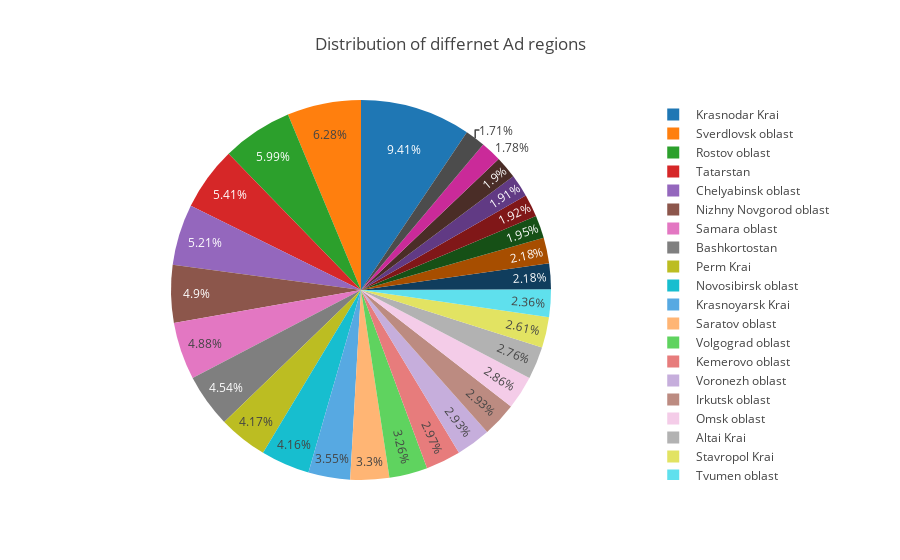

Notebook cell for this chart:
### Markdown cell above
## <a id='dodar'>5.3 Distribution of differnet Ad regions</a>

### Code cell
temp = train['region_english'].value_counts()
labels = temp.index
sizes = (temp / temp.sum())*100
trace = go.Pie(labels=labels, values=sizes, hoverinfo='label+percent')
layout = go.Layout(title='Distribution of differnet Ad regions')
data = [trace]
fig = go.Figure(data=data, layout=layout)
py.iplot(fig)

### Figure 1 — Plotly figure (JSON) as saved in the notebook; plotly's stock layout.template omitted (floating-point values rounded to 4 significant figures)
{"data": [{"hoverinfo": "label+percent", "labels": [" Krasnodar Krai", " Sverdlovsk oblast", " Rostov oblast", " Tatarstan", " Chelyabinsk oblast", " Nizhny Novgorod oblast", " Samara oblast", " Bashkortostan", " Perm Krai", " Novosibirsk oblast", " Krasnoyarsk Krai", " Saratov oblast", " Volgograd oblast", " Kemerovo oblast", " Voronezh oblast", " Irkutsk oblast", " Omsk oblast", " Altai Krai", " Stavropol Krai", " Tyumen oblast", " Yaroslavl oblast", " Kaliningrad oblast", " Orenburg oblast", " Belgorod oblast", " Khanty-Mansi Autonomous Okrug", " Udmurtia", " Vladimir oblast", " Tula oblast"], "type": "pie", "values": [9.406, 6.284, 5.986, 5.407, 5.211, 4.898, 4.883, 4.542, 4.171, 4.156, 3.555, 3.302, 3.259, 2.969, 2.934, 2.929, 2.856, 2.762, 2.607, 2.355, 2.183, 2.179, 1.949, 1.92, 1.91, 1.898, 1.779, 1.712]}], "layout": {"title": "Distribution of differnet Ad regions"}}
